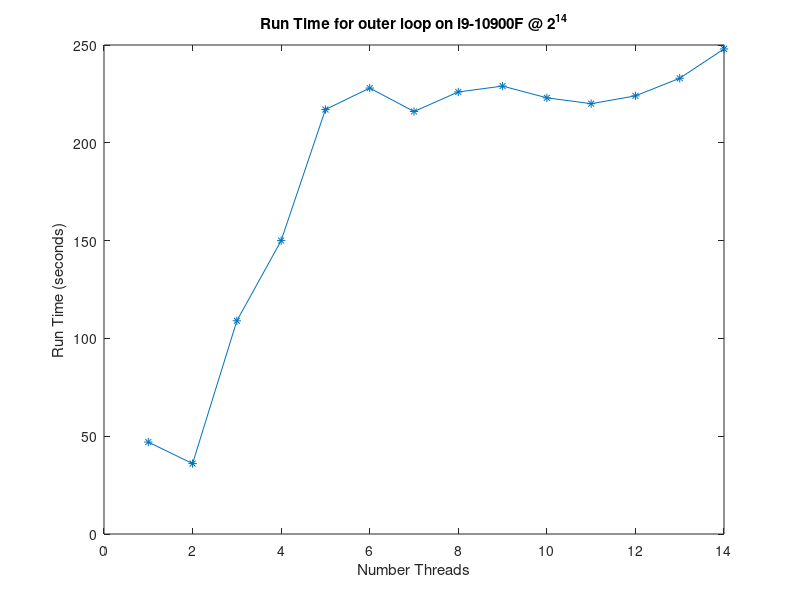

Recreate this plot in MATLAB. (Note: this script raises an error after producing the figure.)
clear; clc; close all;

% %% inner loop
% run_time= [34,97,121,143,174,177,192,183,194,193,202,205,203,202,198,202];
% t=[1:15,20];
%
% figure()
% plot(t,run_time,"-*")
% title("Run Time vs Threads for inner loop")
% xlabel("Number Threads")
% ylabel("Run Time (seconds)")


%% outer loop i9
run_time= [47,36,109,150,217,228,216,226,229,223,220,224,233,248];
t= 1:14;
scale_i9_single = run_time/run_time(1);


figure()
plot(t,run_time,"-*")
title("Run Time for outer loop on i9-10900F @ 2^{14}")
xlabel("Number Threads")
ylabel("Run Time (seconds)")
saveas(gcf,"single_i9.png")

%% outer loop i9
t = 1:14;
tvt = readmatrix('i9.csv');
tvt = sortrows(tvt);
times = reshape(tvt(:,2),3,14);
%times = [run_time; times];
md_i9 = mean(times);
scale_i9 = md_i9/md_i9(1);

% box plot with 50 per thread count
% figure()
% boxplot(times)
% title("Run Time for outer loop on Hyalite @ 2^{12}")
% xlabel("Number Threads")
% ylabel("Run Time (seconds)")


figure()
plot(t,md_i9,"-*")
title("Run Time for outer loop on i9-10900F @ 2^{14}")
xlabel("Number Threads")
ylabel("Run Time (seconds)")
saveas(gcf,"i9.png")
%% r5
tvt = readmatrix('r5.csv');
tvt = sortrows(tvt);
times = reshape(tvt(:,2),6,14);
md_r5 = mean(times);
scale_r5 = md_r5/md_r5(1);


figure()
plot(t,md_r5,"-*")
title("Run Time for outer loop on r5-4600U @ 2^{14}")
xlabel("Number Threads")
ylabel("Run Time (seconds)")
saveas(gcf,"r5.png")


%% Hyalite 2^16
tvt = readmatrix('outer_times_hyalite_16.csv');
times = reshape(tvt(:,2),50,14);
md_16 = median(times);
scale_16 = md_16/md_16(1);

%
figure()
plot(t,md_16,"-*")
title("Run Time for outer loop on Hyalite @ 2^{16}")
xlabel("Number Threads")
ylabel("Run Time (seconds)")
saveas(gcf,"hyalite_16.png")

%% Hyalite 2^14
tvt = readmatrix('outer_times_hyalite_14.csv');
times = reshape(tvt(:,2),40,14);
md_14 = median(times);
scale_14 = md_14/md_14(1);

% box plot with 40
% figure()
% boxplot(times)
% title("Run Time for outer loop on Hyalite @ 2^{14}")
% xlabel("Number Threads")
% ylabel("Run Time (seconds)")

%
figure()
plot(t,md_14,"-*")
title("Run Time for outer loop on Hyalite @ 2^{14}")
xlabel("Number Threads")
ylabel("Run Time (seconds)")
saveas(gcf,"hyalite_14.png")

%% Hyalite 2^12
tvt = readmatrix('outer_times_hyalite_12.csv');
times = reshape(tvt(:,2),50,14);
md_12 = median(times);
scale_12 = md_12/md_12(1);

% box plot with 50 per thread count
% figure()
% boxplot(times)
% title("Run Time for outer loop on Hyalite @ 2^{12}")
% xlabel("Number Threads")
% ylabel("Run Time (seconds)")

%
figure()
plot(t,md_12,"-*")
title("Run Time for outer loop on Hyalite @ 2^{12}")
xlabel("Number Threads")
ylabel("Run Time (seconds)")
saveas(gcf,"hyalite_12.png")

%% scale hyalite
figure()
plot(t,scale_12,"-*",t,scale_14,"-*",t,scale_16,"-*")
title("Slow Down on Hyalite")
xlabel("Number Threads")
ylabel("time/single thread time")
legend("Hyalite 2^{12}","Hyalite 2^{14}","Hyalite 2^{16}",'Location','southeast')
saveas(gcf,"hyalite_scale.png")

%% scale all 2^14
figure()
plot(t,scale_14,"-*",t,scale_r5,"-*",t,scale_i9,"-*")
title("Slow Down at 2^{14}")
xlabel("Number Threads")
ylabel("time/single thread time")
legend("Hyalite","4600U","10900F",'Location','southeast')
saveas(gcf,"scale_14.png")


